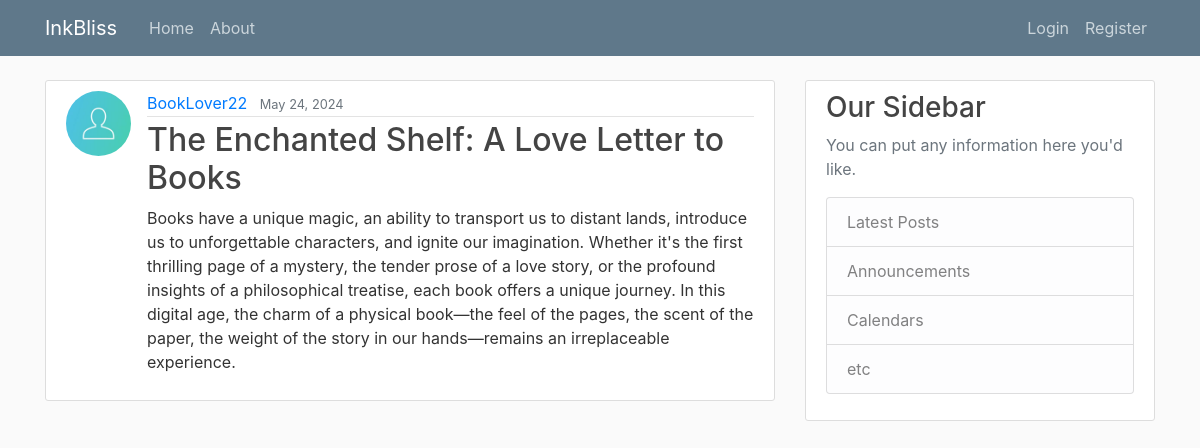
The page /post/13/ on the database its author committed.
### blog/models.py (models this page shows, shortened)
class Post(models.Model):
    title=models.CharField(max_length=100)
    content=models.TextField()
    date=models.DateTimeField(default=timezone.now) #auto_now_add=True
    author=models.ForeignKey(User, on_delete=models.CASCADE)

### users/models.py (models this page shows, shortened)
class Profile(models.Model):
    user=models.OneToOneField(User, on_delete=models.CASCADE)
    image=models.ImageField(default='default.jpg',upload_to='profile_pics')

### blog/views.py (the view)
# urls.py: path('post/<int:pk>/', PostDetailView.as_view() , name="post-details"),
class PostDetailView(DetailView):
    model=Post

### blog/templates/blog/post_detail.html (shortened to what this page needs)
{% extends "blog/base.html" %}
{% block content %}
       <article class="media content-section">
        <img class="rounded-circle article-img" src="{{ object.author.profile.image.url }}">
        <div class="media-body">
          <div class="article-metadata">
            <a class="mr-2" href="#">{{ object.author }}</a>
            <small class="text-muted">{{ object.date|date:"F d, Y"}}</small>
          </div>
          <h2 class="article-title" >{{ object.title }}</h2>
          <p class="article-content">{{ object.content }}</p>
        </div>
      </article>
{% endblock content %}

### blog/static/blog/main.css (style rules this page uses)
body { background: #fafafa; color: #333333; margin-top: 5rem; }
h1, h2, h3, h4, h5, h6 { color: #444444; }
.content-section { background: #ffffff; padding: 10px 20px; border: 1px solid #dddddd; border-radius: 3px; margin-bottom: 20px; }
.article-title { color: #444444; }
.article-content { white-space: pre-line; }
.article-img { height: 65px; width: 65px; margin-right: 16px; }
.article-metadata { padding-bottom: 1px; margin-bottom: 4px; border-bottom: 1px solid #e3e3e3 }

### rows shown on the page
Post: author.profile.image (placeholder picture), author "BookLover22", date "May 24, 2024", title "The Enchanted Shelf: A Love Letter to Books", content "Books have a unique magic, an ability to transport us to distant lands, introduce us to unforgettable characters, and ignite our imagination. Whether it's the first thrilling page of a mystery, the tender prose of a love story, or the profound insights of a philosophical treatise, each book offers a unique journey. In this digital age, the charm of a physical book—the feel of the pages, the scent of the paper, the weight of the story in our hands—remains an irreplaceable experience."
